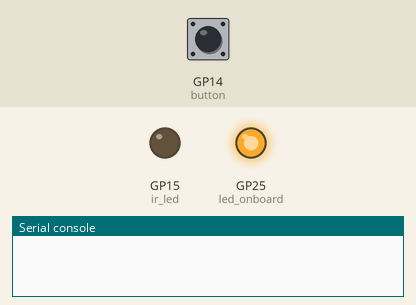
Recording of a program running on a simulated Raspberry Pi Pico running MicroPython. On the bench: output pins drawn as LEDs (lit = HIGH), the last lines printed to the serial console. Inputs (shaded band) come from the test bench; at power-on: GP14 (button) HIGH.

Above: at 0.01 s.
At 1.8 s:
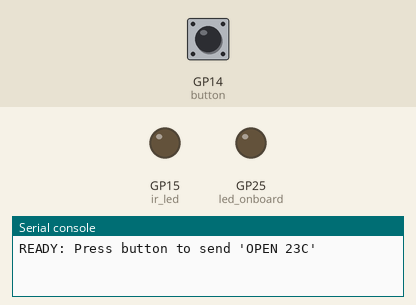
1.9 s: GP14 (button) pulled LOW for 0.15 s
At 2.7 s:
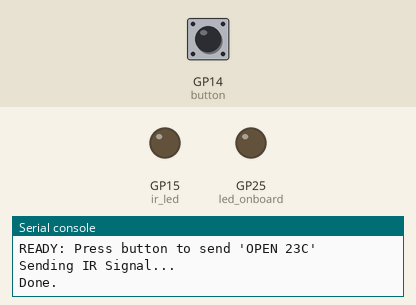
Timing chart, 0 to 4.9 s (numbered marks = the images above; inputs shaded):
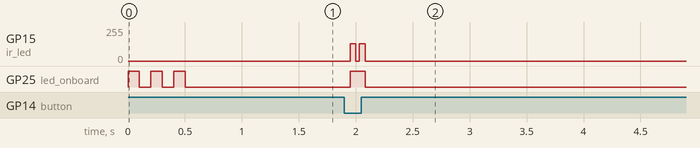

The program:

ir-transmiter-lg-ac-on23.py
```python
import machine
import utime

# --- ตั้งค่า Hardware ---
# หลอด IR ต่อขา 15
ir_led = machine.PWM(machine.Pin(15))
ir_led.freq(38000) # ความถี่มาตรฐานแอร์ LG
ir_led.duty_u16(0)

# ปุ่มกด ต่อขา 14 (แบบ Pull-up)
button = machine.Pin(14, machine.Pin.IN, machine.Pin.PULL_UP)

# ไฟบนบอร์ด
led_onboard = machine.Pin("LED", machine.Pin.OUT)

# --- ข้อมูลรีโมท (ผ่าตัดใส่ Gap 4500 ให้แล้ว) ---
# นี่คือข้อมูลที่คุณจับมาได้ + การแก้ไข Header
CMD_OPEN_23 = [
  9000, 4500, # << นี่คือส่วนที่ผมเติมให้ (Header Mark, Header Space)
  563, 1528, 538, 515, 536, 498, 537, 497, 536, 1540,
  535, 515, 536, 511, 536, 502, 539, 498, 537, 511,
  538, 498, 536, 510, 536, 498, 537, 499, 536, 498,
  549, 510, 537, 1553, 538, 511, 536, 510, 536, 1540,
  536, 511, 536, 497, 536, 498, 549, 498, 536, 1539,
  549, 498, 548, 498, 549, 1542, 560
]

def send_ir(data):
    led_onboard.on()
    print("Sending IR Signal...")

    # เทคนิค: ส่งสัญญาณซ้ำ 1 รอบ (แอร์บางรุ่นรับไม่ทันในชุดแรก)
    # แต่ต้องเว้นระยะห่างให้พอดี

    # --- รอบที่ 1 ---
    for i, duration in enumerate(data):
        if i % 2 == 0:
            ir_led.duty_u16(32768) # Mark (เปิดแสง 50%)
        else:
            ir_led.duty_u16(0)     # Space (ปิดแสง)
        utime.sleep_us(duration)
    ir_led.duty_u16(0) # ปิดแสงจบชุด

    # --- พักหายใจ 28 มิลลิวินาที (มาตรฐาน LG ซ้ำคำสั่ง) ---
    utime.sleep_ms(28)

    # --- รอบที่ 2 (ส่งซ้ำเพื่อความชัวร์) ---
    for i, duration in enumerate(data):
        if i % 2 == 0:
            ir_led.duty_u16(32768)
        else:
            ir_led.duty_u16(0)
        utime.sleep_us(duration)
    ir_led.duty_u16(0)

    led_onboard.off()
    print("Done.")

# --- เริ่มต้น ---
# กระพริบไฟบอกว่าพร้อม
for _ in range(3):
    led_onboard.on(); utime.sleep(0.1)
    led_onboard.off(); utime.sleep(0.1)

print("READY: Press button to send 'OPEN 23C'")

while True:
    # กดปุ่ม (ค่าเป็น 0)
    if button.value() == 0:
        utime.sleep(0.05) # กันเบิ้ล
        if button.value() == 0:

            send_ir(CMD_OPEN_23)

            # รอจนกว่าจะปล่อยปุ่ม
            while button.value() == 0:
                utime.sleep(0.1)
        utime.sleep(0.1)
```

Measured:
- after the input at 1.9 s, GP15 (ir_led): alternates 128/255 for 0.05 s and 0/255 for 0.03 s, 4 changes in all, then stays 0/255, starting after 0.05 s; GP25 (led_onboard): LOW → HIGH after 0.05 s, → LOW 0.13 s later
